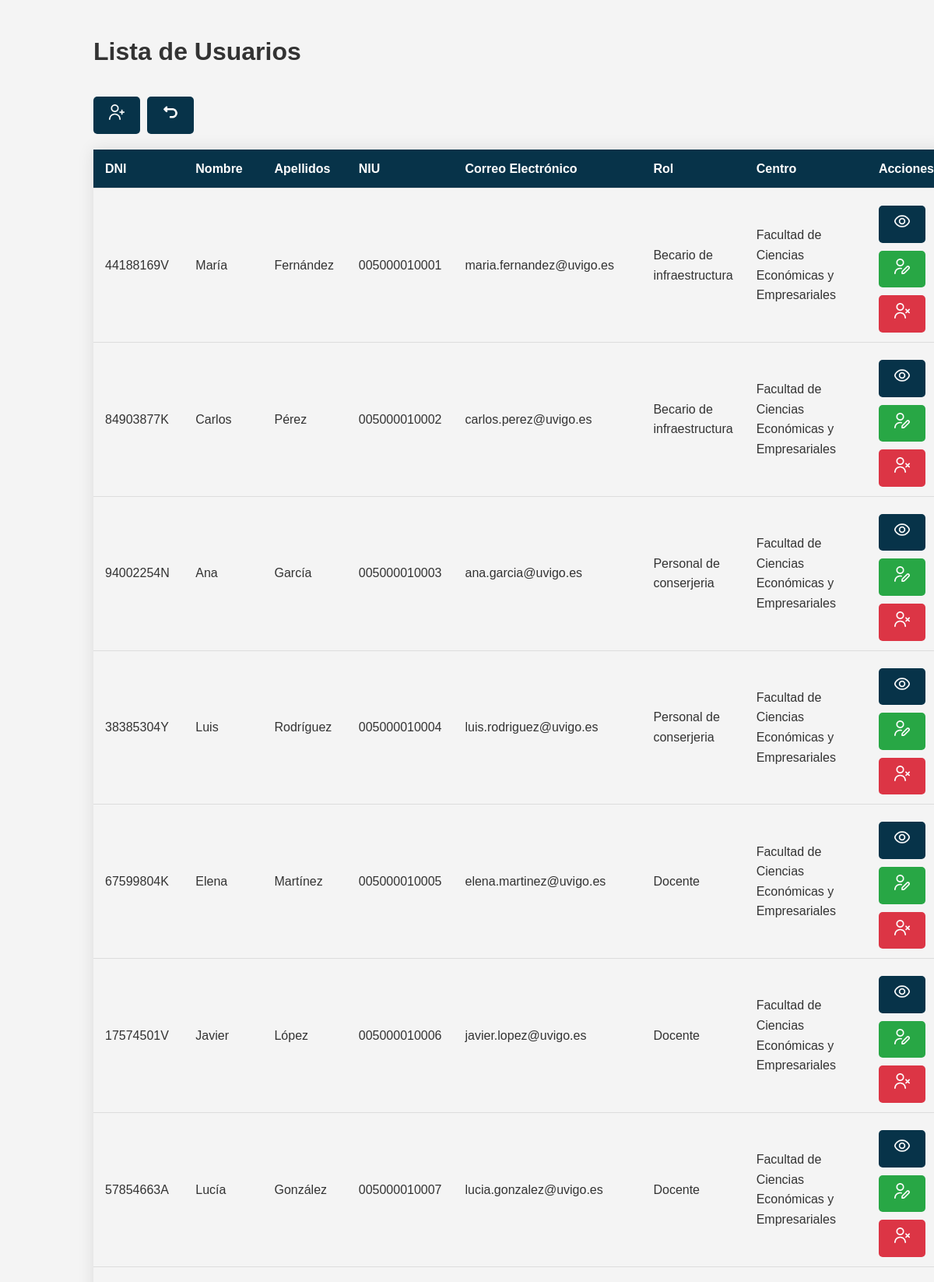
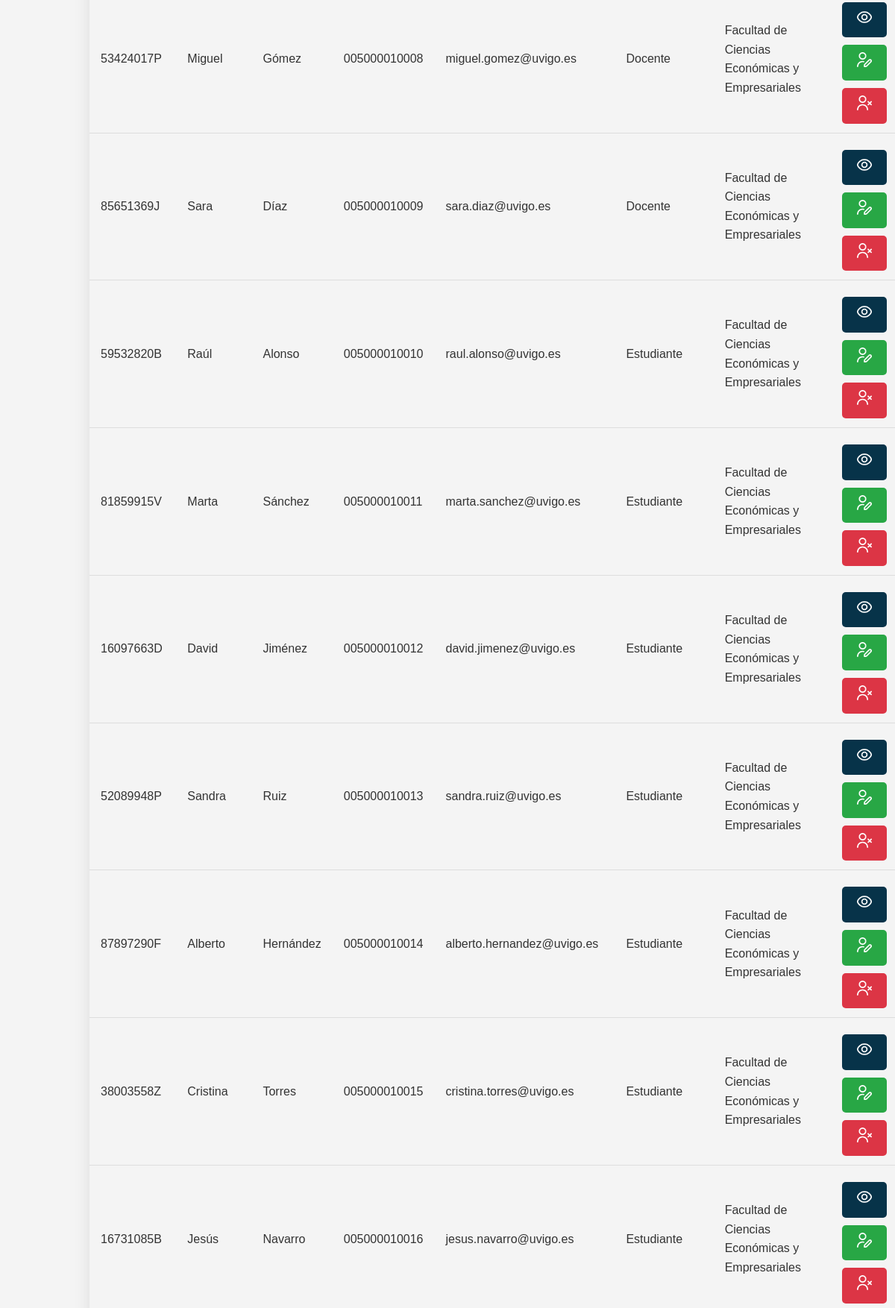
The page /Controllers/Usuarios_Controller.php?action=list_users (signed in, upper part) on the database its author committed (2 pictures, top to bottom).
### tables this page shows
CREATE TABLE Usuario (
    ID_Usuario INT AUTO_INCREMENT PRIMARY KEY,
    DNI VARCHAR(9) NOT NULL UNIQUE,
    Nombre VARCHAR(50) NOT NULL,
    Apellidos VARCHAR(50) NOT NULL,
    NIU VARCHAR(50) NOT NULL UNIQUE,
    Email VARCHAR(100) NOT NULL,
    Rol ENUM('Estudiante', 'Docente', 'Becario de infraestructura', 'Personal de conserjeria', 'Admin') NOT NULL,
    Contrasena VARCHAR(100) NOT NULL,
    ID_Centro INT NULL,
    FOREIGN KEY (ID_Centro) REFERENCES Centro(ID_Centro) ON DELETE CASCADE
);

### models/Usuarios_Model.php (called while the page is built, shortened)
<?php
class Usuarios_Model {
    var $DNI;
    var $Nombre;
    var $Apellidos;
    var $NIU;
    var $Email;
    var $Rol;
    var $ID_Centro;
    function __construct($ID_Usuario, $DNI, $Nombre, $Apellidos, $NIU, $Email, $Rol, $Contrasena, $ID_Centro) {
        $this->DNI = $DNI;
        $this->Nombre = $Nombre;
        $this->Apellidos = $Apellidos;
        $this->NIU = $NIU;
        $this->Email = $Email;
        $this->Rol = $Rol;
        $this->ID_Centro = $ID_Centro;
        include_once 'Access_DB.php';
        $this->mysqli = ConnectDB();
    }
    function search() {
        $sql = "SELECT * FROM Usuario
                WHERE DNI LIKE ? AND
                      Nombre LIKE ? AND
                      Apellidos LIKE ? AND
                      NIU LIKE ? AND
                      Email LIKE ? AND
                      Rol LIKE ? AND
                      ID_Centro LIKE ?";
        $stmt = $this->mysqli->prepare($sql);
        $search_dni = "%$this->DNI%";
        $search_nombre = "%$this->Nombre%";
        $search_apellidos = "%$this->Apellidos%";
        $search_niu = "%$this->NIU%";
        $search_correo = "%$this->Email%";
        $search_rol = "%$this->Rol%";
        $search_centro = "%$this->ID_Centro%";
        $stmt->bind_param('sssssss', $search_niu, $search_nombre, $search_apellidos, $search_dni, $search_correo, $search_rol, $search_centro);
        $stmt->execute();
        return $stmt->get_result();
    }
}
?>

### models/Access_DB.php (called while the page is built, shortened)
<?php
function ConnectDB() {
    $mysqli = new mysqli("localhost", "root", "", "uvigores");
    return $mysqli;
}
?>

### views/Usuario_List_View.php (the view, shortened to what this page needs)
<?php
class Usuario_List_View {
    function __construct($users_with_centros) {
        $this->users_with_centros = $users_with_centros;
        $this->render();
    }
    function render() {
        include '../Locales/Strings_SPANISH.php';
        ?>
        <!DOCTYPE html>
        <html lang="es">
        <head>
            <link rel="stylesheet" href="../css/styles.css">
        </head>
        <body>
            <div class="container">
                <h1><?php echo $strings['Lista de Usuarios']; ?></h1>
                <a class="button" href="Usuarios_Controller.php?action=add_user" title="<?php echo $strings['Añadir Usuario']; ?>">
                    <img src="../views/img/add-user.png" alt="<?php echo $strings['Añadir Usuario']; ?>" style="width: 20px; height: 20px;">
                </a>
                <a class="button" href="../index.php" title="<?php echo $strings['Volver']; ?>">
                    <img src="../views/img/turn-back.png" alt="<?php echo $strings['Volver']; ?>" style="width: 20px; height: 20px;">
                </a><br>
                <table class="table">
                    <thead>
                        <tr>
                            <th><?php echo $strings['DNI']; ?></th>
                            <th><?php echo $strings['Nombre']; ?></th>
                            <th><?php echo $strings['Apellidos']; ?></th>
                            <th><?php echo $strings['NIU']; ?></th>
                            <th><?php echo $strings['Correo Electrónico']; ?></th>
                            <th><?php echo $strings['Rol']; ?></th>
                            <th><?php echo $strings['Centro']; ?></th>
                            <th><?php echo $strings['Acciones']; ?></th>
                        </tr>
                    </thead>
                    <tbody>
                    <?php
                        foreach ($this->users_with_centros as $row) {
                            echo "<tr>";
                            echo "<td>" . htmlspecialchars($row['DNI']) . "</td>";
                            echo "<td>" . htmlspecialchars($row['Nombre']) . "</td>";
                            echo "<td>" . htmlspecialchars($row['Apellidos']) . "</td>";
                            echo "<td>" . htmlspecialchars($row['NIU']) . "</td>";
                            echo "<td>" . htmlspecialchars($row['Email']) . "</td>";
                            echo "<td>" . htmlspecialchars($row['Rol']) . "</td>";
                            echo "<td>" . htmlspecialchars($row['Nombre_Centro']) . "</td>";
                            echo "<td>
                                    <a class='button button-view' href='Usuarios_Controller.php?action=view_user&DNI=" . urlencode($row['DNI']) . "' title='Ver usuario'>
                                        <img src='../views/img/show.png' alt='Ver usuario' style='width: 20px; height: 20px;'>
                                    </a>
                                    <a class='button button-edit' href='Usuarios_Controller.php?action=edit_user&DNI=" . urlencode($row['DNI']) . "' title='Editar usuario'>
                                        <img src='../views/img/edit-user.png' alt='Editar usuario' style='width: 20px; height: 20px;'>
                                    </a>";
                            if ($row['Rol'] !== 'Admin') {
                                echo "<a class='button button-delete' href='Usuarios_Controller.php?action=delete_user&DNI=" . urlencode($row['DNI']) . "' title='Eliminar usuario' onclick='return confirm(\"¿Estás seguro de que quieres eliminar este usuario?\")'>
                                        <img src='../views/img/delete-user.png' alt='Eliminar usuario' style='width: 20px; height: 20px;'>
                                      </a>";
                            }
                            echo "</td>";
                            echo "</tr>";
                        }
                        ?>
                    </tbody>
                </table>
            </div>
        </body>
        </html>
        <?php
    }
}
?>

### css/styles.css (style rules this page uses)
body { font-family: 'Arial', sans-serif; background-color: #f4f4f4; color: #333; margin: 0; padding: 0; line-height: 1.6; }
.container { width: 80%; margin: 0 auto; padding: 20px; }
a { color: #0056b3; text-decoration: none; font-weight: bold; }
button, .button { background-color: #073349; color: white; padding: 10px 20px; border: none; cursor: pointer; text-align: center; border-radius: 5px; font-size: 16px; margin: 5px 0; display: inline-block; }
.table { width: 100%; border-collapse: collapse; margin: 20px 0; font-size: 16px; box-shadow: 0 0 20px rgba(0, 0, 0, 0.1); }
.table thead { background-color: #073349; color: white; }
.table th, .table td { padding: 12px 15px; text-align: left; border-bottom: 1px solid #ddd; }
.button { display: inline-block; padding: 10px 20px; margin: 10px 5px 0 0; background-color: #073349; color: white; text-align: center; text-decoration: none; border-radius: 5px; transition: background-color 0.3s ease; }
.button-edit { background-color: #28a745; }
.button-delete { background-color: #dc3545; }

### rows shown on the page
usuario: DNI "44188169V", Nombre "María", Apellidos "Fernández", NIU "005000010001", Email "maria.fernandez@uvigo.es", Rol "Becario de infraestructura", Nombre_Centro "Facultad de Ciencias Económicas y Empresariales"
usuario: DNI "84903877K", Nombre "Carlos", Apellidos "Pérez", NIU "005000010002", Email "carlos.perez@uvigo.es", Rol "Becario de infraestructura", Nombre_Centro "Facultad de Ciencias Económicas y Empresariales"
usuario: DNI "94002254N", Nombre "Ana", Apellidos "García", NIU "005000010003", Email "ana.garcia@uvigo.es", Rol "Personal de conserjeria", Nombre_Centro "Facultad de Ciencias Económicas y Empresariales"
usuario: DNI "38385304Y", Nombre "Luis", Apellidos "Rodríguez", NIU "005000010004", Email "luis.rodriguez@uvigo.es", Rol "Personal de conserjeria", Nombre_Centro "Facultad de Ciencias Económicas y Empresariales"
usuario: DNI "67599804K", Nombre "Elena", Apellidos "Martínez", NIU "005000010005", Email "elena.martinez@uvigo.es", Rol "Docente", Nombre_Centro "Facultad de Ciencias Económicas y Empresariales"
usuario: DNI "17574501V", Nombre "Javier", Apellidos "López", NIU "005000010006", Email "javier.lopez@uvigo.es", Rol "Docente", Nombre_Centro "Facultad de Ciencias Económicas y Empresariales"
usuario: DNI "57854663A", Nombre "Lucía", Apellidos "González", NIU "005000010007", Email "lucia.gonzalez@uvigo.es", Rol "Docente", Nombre_Centro "Facultad de Ciencias Económicas y Empresariales"
usuario: DNI "53424017P", Nombre "Miguel", Apellidos "Gómez", NIU "005000010008", Email "miguel.gomez@uvigo.es", Rol "Docente", Nombre_Centro "Facultad de Ciencias Económicas y Empresariales"
usuario: DNI "85651369J", Nombre "Sara", Apellidos "Díaz", NIU "005000010009", Email "sara.diaz@uvigo.es", Rol "Docente", Nombre_Centro "Facultad de Ciencias Económicas y Empresariales"
usuario: DNI "59532820B", Nombre "Raúl", Apellidos "Alonso", NIU "005000010010", Email "raul.alonso@uvigo.es", Rol "Estudiante", Nombre_Centro "Facultad de Ciencias Económicas y Empresariales"
usuario: DNI "81859915V", Nombre "Marta", Apellidos "Sánchez", NIU "005000010011", Email "marta.sanchez@uvigo.es", Rol "Estudiante", Nombre_Centro "Facultad de Ciencias Económicas y Empresariales"
usuario: DNI "16097663D", Nombre "David", Apellidos "Jiménez", NIU "005000010012", Email "david.jimenez@uvigo.es", Rol "Estudiante", Nombre_Centro "Facultad de Ciencias Económicas y Empresariales"
usuario: DNI "52089948P", Nombre "Sandra", Apellidos "Ruiz", NIU "005000010013", Email "sandra.ruiz@uvigo.es", Rol "Estudiante", Nombre_Centro "Facultad de Ciencias Económicas y Empresariales"
usuario: DNI "87897290F", Nombre "Alberto", Apellidos "Hernández", NIU "005000010014", Email "alberto.hernandez@uvigo.es", Rol "Estudiante", Nombre_Centro "Facultad de Ciencias Económicas y Empresariales"
usuario: DNI "38003558Z", Nombre "Cristina", Apellidos "Torres", NIU "005000010015", Email "cristina.torres@uvigo.es", Rol "Estudiante", Nombre_Centro "Facultad de Ciencias Económicas y Empresariales"
usuario: DNI "16731085B", Nombre "Jesús", Apellidos "Navarro", NIU "005000010016", Email "jesus.navarro@uvigo.es", Rol "Estudiante", Nombre_Centro "Facultad de Ciencias Económicas y Empresariales"

### other values the page prints
$strings['Lista de Usuarios'] "Lista de Usuarios"
$strings['DNI'] "DNI"
$strings['Nombre'] "Nombre"
$strings['Apellidos'] "Apellidos"
$strings['NIU'] "NIU"
$strings['Correo Electrónico'] "Correo Electrónico"
$strings['Rol'] "Rol"
$strings['Centro'] "Centro"
$strings['Acciones'] "Acciones"
